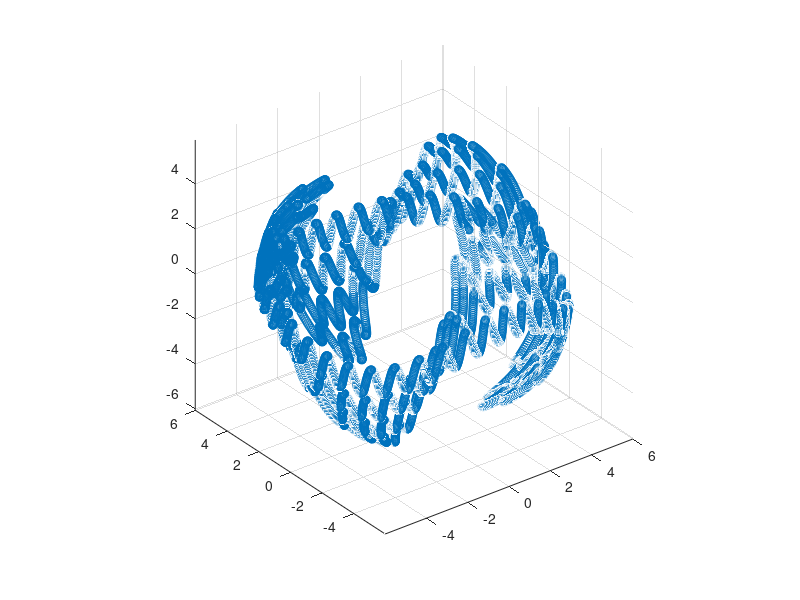

MATLAB code to generate this figure: (Note: this script raises an error after producing the figure.)
% Runs a circle around a cube

clear
close all
clc


%% Options

% LIDAR
LidarFOVHeight = pi/6; %radians
LidarFOVWidth = pi/4; %radians
LidarArrayWidth = 50;
LidarArrayHeight = 50;
lidarImageRate = 1; %one to create lidar image for every camera image

%circle parameters
R = 6; %radius
Nrev = 2500; %number of images per revolution
inc = .1; %magnitude of oscilations
Revs = 4; %number of revolutions around the cube
Noscil = 40.3333; %number of oscillations per revolution
N = round(Revs*Nrev);


%% Main
%path for wahba solver
addpath('../matlabScripts/')

theta = linspace(0,2*pi*Revs,N);
phi = (theta/(6*Revs)).*sin(3*theta) + inc*sin(Noscil*theta);
x = zeros(3,N);
for ii = 1:N
    x(1,ii) = R*cos(theta(ii))*cos(phi(ii));
    x(2,ii) = R*sin(theta(ii))*cos(phi(ii));
    x(3,ii) = R*sin(phi(ii));
    %     x(3,ii) = inc;
end

figure
scatter3(x(1,:),x(2,:),x(3,:))
axis equal

% Create the cube
P = [1; 0; 0];
s = 0.5;
sw = 0.05;
fc = [1 0 0;
    0 1 0;
    0 0 1;
    1 1 0;
    1 0 1;
    0 1 1];

ec = [.1 .1 .1];
C = createCube(P, s, sw, fc, ec);

%create more cubes
P2 = [0; 0; -2];
C2 = createCube(P2, s, sw, fc, ec);

P3 = [1; -1; 0];
C3 = createCube(P3, s, sw, fc, ec);

P4 = [0; 2; .5];
C4 = createCube(P4, s, sw, fc, ec);

P5 = [-1; 0; 0];
C5 = createCube(P5, s, sw, fc, ec);

P6 = [.4; -1; .4];
C6 = createCube(P6, s, sw, fc, ec);

%create an all encompassing rectangular prism
s = [14; 14; 12];
sw = .1;
C7 = createRectangularPrism([0, 0, 0]', s, sw, fc, ec, true);

%more cubes
P8 = [.4; 1; .4];
s = 0.5;
sw = .05;
C8 = createCube(P8, s, sw, fc, ec);

P9 = [-.4; 0; -.4];
C9 = createCube(P9, s, sw, fc, ec);

P10 = [-.4; -1; -.4];
C10 = createCube(P10, s, sw, fc, ec);

P11 = [.2; -1; 2];
C11 = createCube(P11, s, sw, fc, ec);

%cube cell array
CArray = cell(2,1);
CArray{1} = C;
CArray{2} = C2;
CArray{3} = C3;
CArray{4} = C4;
CArray{5} = C5;
CArray{6} = C6;
CArray{7} = C7;
CArray{8} = C8;
CArray{9} = C9;
CArray{10} = C10;
CArray{11} = C11;

% createPixelVectors and camera information
f = 500;
width = 640;
height = 480;
sz = [width, height];
px = width/2;
py = height/2;
K = [f, 0, px;
    0, f, py;
    0, 0, 1];

V = createPixelVectors(K,width,height);

%create pixel assignments for lidar points
%build lidar angle array
LidarYawAngles = linspace(-LidarFOVWidth/2,LidarFOVWidth/2,LidarArrayWidth); 
LidarPitchAngles = linspace(LidarFOVHeight/2,-LidarFOVHeight/2,LidarArrayHeight); %note intentional sign reversal
lidarPixelMatches = zeros(LidarArrayHeight,LidarArrayWidth,2);
for ii = 1:LidarArrayWidth
    for jj = 1:LidarArrayHeight
        %create vector corresponding to these angles
        r = zeros(3,1);
        r(1) = sin(LidarYawAngles(ii));
        r(2) = -tan(LidarPitchAngles(jj));
        r(3) = cos(LidarYawAngles(ii));
        
        %map to pixels
        pbar = K*r;
        p = zeros(2,1);
        p(1) = round(pbar(1)/pbar(3));
        p(2) = round(pbar(2)/pbar(3));
        
        lidarPixelMatches(jj,ii,:) = p;
        
    end
end

%putput pixels to make sure everything is correct
figure
hold on
scatter(lidarPixelMatches(1,1,1),lidarPixelMatches(1,1,2))
scatter(lidarPixelMatches(1,end,1),lidarPixelMatches(1,end,2))
scatter(lidarPixelMatches(end,end,1),lidarPixelMatches(end,end,2))
scatter(lidarPixelMatches(end,1,1),lidarPixelMatches(end,1,2))
legend('UL','UR','LR','LL','Location','best')
set(gca, 'YDir','reverse')

%run through and create an image at each point, always pointing towards the
%center
vz = [0; 0; 1];
vx = [1; 0; 0];
vBMat = [vx'; vz'];
aVec = [1; 1];

imgFig = figure;
imgDFig = figure;
lidarFig = figure;
tic
parfor ii = 1:N
    
    %create the quaternion for this location
    imFoc = [0 0 0]'; %point the image is centered on
    vz_I = imFoc - x(:,ii); %camera z-axis in the inertial frame
    vx_I = [vz_I(2); -vz_I(1); 0]; %camera x-axis in the inertial frame
    
    %normalize vectors
    vx_I = vx_I/norm(vx_I);
    vz_I = vz_I/norm(vz_I);
    
    %create matrix and solve wahbas problem
    vIMat = [vx_I'; vz_I'];
    RBI = wahbaSolver(aVec,vIMat,vBMat);
    q = dcm2quat(RBI);
    
%     tic
    imgRGBD = createImage_mex(CArray, x(:,ii), q', V, sz, K);
%     toc
    
    %extract RGB info
    img = imgRGBD(:,:,1:3);
    imgD = imgRGBD(:,:,4);
    imgLidar = createLidarImage(imgD, lidarPixelMatches);
    
    %filter and display
    imgFilt = imgaussfilt(img,1);
    %     imgFilt = img;
    %     imshow(img);
    
    figure(imgFig);
    imshow(imgFilt);
    
    figure(imgDFig)
    s = surf(imgD);
    s.EdgeColor = 'interp';
    view([0 0 -1])
    
    figure(lidarFig)
    s = surf(imgLidar);
    s.EdgeColor = 'interp';
    view([0 0 -1])
    
    imwrite(imgFilt,strcat('images/cubeCircling',num2str(ii,'%04i'),'.jpg'))
    dlmwrite(strcat('lidarImages/cubeCircling',num2str(ii,'%04i'),'.csv'),imgLidar,...
        'precision','%.4f')
    
    disp('Percent Complete:')
    disp(ii/N*100)
    
end
toc
